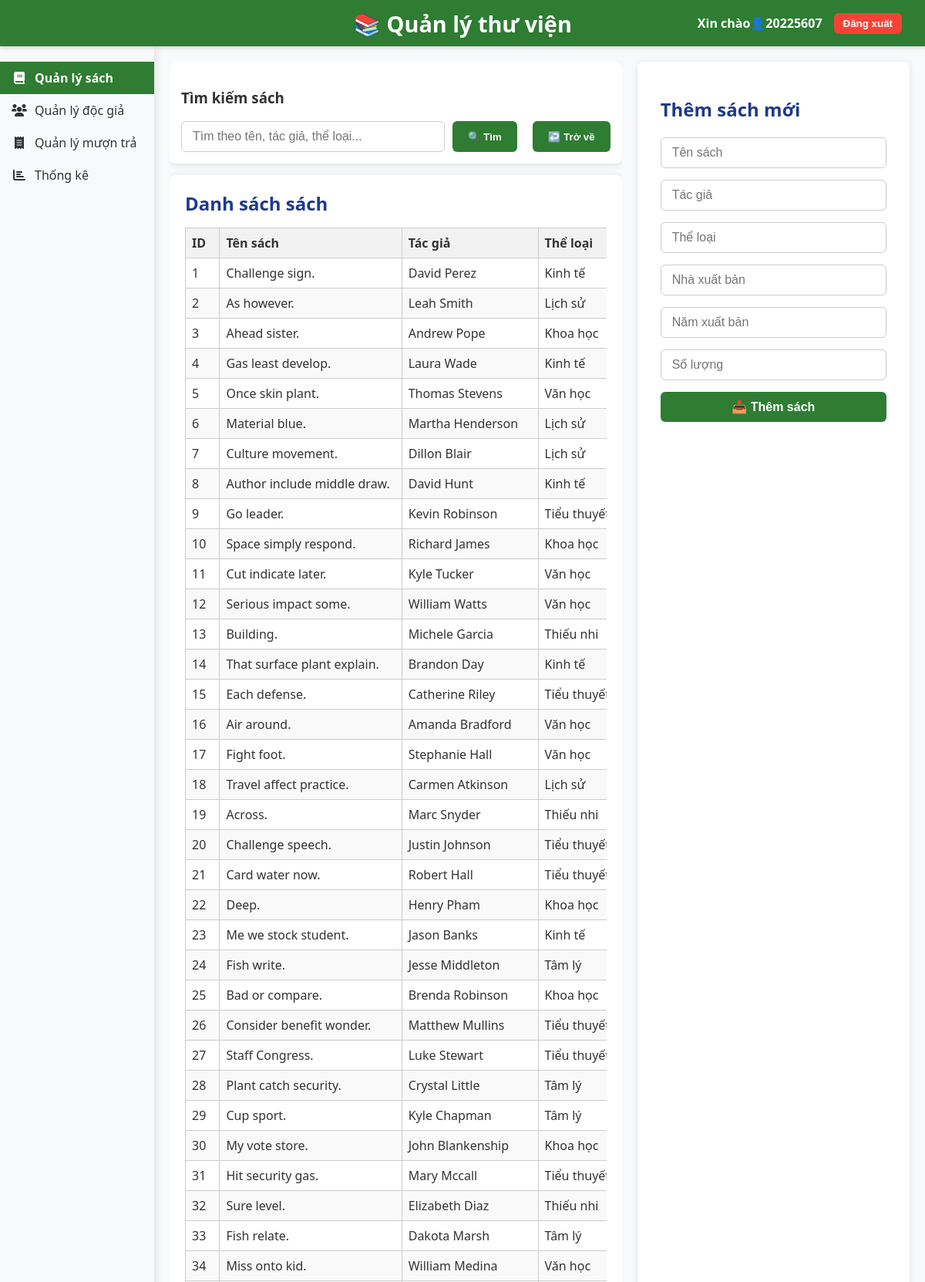
The page / (signed in, upper part) on the database its author committed.
### tables this page shows
CREATE TABLE books (
        id INTEGER PRIMARY KEY AUTOINCREMENT,
        title TEXT NOT NULL,
        author TEXT NOT NULL,
        category TEXT,
        publisher TEXT,
        year INTEGER,
        quantity INTEGER NOT NULL
    );

### app.py (the view)
@app.route('/')
@login_required
def index():
    conn = sqlite3.connect(DB_PATH)
    cursor = conn.cursor()
    cursor.execute('SELECT * FROM books')
    books = cursor.fetchall()
    conn.close()
    return render_template('index.html', books=books)

### app.py (called while the page is built)
def login_required(f):
    @wraps(f)
    def decorated_function(*args, **kwargs):
        if 'user_id' not in session:
            return redirect('/login')
        return f(*args, **kwargs)
    return decorated_function

### templates/index.html (shortened to what this page needs)
<!DOCTYPE html>
<html>
<head>
    <link rel="stylesheet" href="{{ url_for('static', filename='index.css') }}" />
    <link
        rel="stylesheet"
        href="https://cdnjs.cloudflare.com/ajax/libs/font-awesome/6.0.0/css/all.min.css"
    />
</head>
<body>
    <header>
        <div class="library-name">📚 Quản lý thư viện</div>
        <div class="user-info">
            <span> Xin chào👤{{ session.get('username') }}</span>
            <button onclick="location.href='/logout'">Đăng xuất</button>
        </div>
    </header>
    <div class="content-wrapper">
        <nav class="sidebar">
            <a href="/" class="sidebar-item active">
                <i class="fas fa-book"></i>
                <span>Quản lý sách</span>
            </a>
            <a href="/readers" class="sidebar-item">
                <i class="fas fa-users"></i>
                <span>Quản lý độc giả</span>
            </a>
            <a href="/borrows" class="sidebar-item">
                <i class="fas fa-receipt"></i>
                <span>Quản lý mượn trả</span>
            </a>
            <a href="/stats" class="sidebar-item">
                <i class="fas fa-chart-bar"></i>
                <span>Thống kê</span>
            </a>
        </nav>
        <main class="main-content">
            <div class="left-panel">
                <section class="search-panel">
                      <h3>Tìm kiếm sách</h3>
                    <form method="GET" action="/search" class="search-form">
                        <input
                            type="text"
                            name="q"
                            placeholder="Tìm theo tên, tác giả, thể loại..."
                        />
                        <button type="submit">🔍 Tìm</button>
                        <button onclick="location.href='/readers'" class="show-all-button">↩️ Trở về</button>
                    </form>
                </section>
                <section class="list-panel">
                    <h2>Danh sách sách</h2>
                    <table>
                        <thead>
                            <tr>
                                <th>ID</th>
                                <th>Tên sách</th>
                                <th>Tác giả</th>
                                <th>Thể loại</th>
                            </tr>
                        </thead>
                        <tbody>
                            {% for book in books %}
                            <tr>
                                <td>{{ book[0] }}</td>
                                <td>{{ book[1] }}</td>
                                <td>{{ book[2] }}</td>
                                <td>{{ book[3] }}</td>
                            </tr>
                            {% endfor %}
                        </tbody>
                    </table>
                </section>
            </div>
            <aside class="right-panel">
                <h2>Thêm sách mới</h2>
                <form method="POST" action="/add" class="add-book-form">
                    <input name="title" placeholder="Tên sách" required />
                    <input name="author" placeholder="Tác giả" required />
                    <input name="category" placeholder="Thể loại" />
                    <input name="publisher" placeholder="Nhà xuất bản" />
                    <input
                        name="year"
                        type="number"
                        placeholder="Năm xuất bản"
                    />
                    <input
                        name="quantity"
                        type="number"
                        placeholder="Số lượng"
                        required
                    />
                    <button type="submit">📥 Thêm sách</button>
                </form>
            </aside>
        </main>
    </div>
</body>
</html>

### static/index.css (style rules this page uses)
* { box-sizing: border-box; }
body { margin: 0; font-family: "Segoe UI", Tahoma, Geneva, Verdana, sans-serif; background-color: #f8f9fa; color: #333; display: flex; height: 100vh; overflow: hidden; flex-direction: column; }
header { position: fixed; top: 0; left: 0; right: 0; height: 60px; background-color: #2e7d32; color: white; display: flex; align-items: center; justify-content: flex-start; padding: 0 30px; box-shadow: 0 2px 6px rgba(0, 0, 0, 0.15); z-index: 2000; position: fixed; }
header .library-name { position: absolute; left: 50%; transform: translateX(-50%); font-size: 1.8rem; font-weight: 700; user-select: none; }
header .user-info { display: flex; align-items: center; gap: 15px; font-weight: 600; margin-left: auto; }
header .user-info span { user-select: none; }
header .user-info button { background-color: #f44336; border: none; color: white; padding: 6px 12px; border-radius: 6px; cursor: pointer; font-weight: 600; transition: background-color 0.3s; }
.content-wrapper { display: flex; flex: 1; margin-top: 60px; overflow: hidden; height: calc(100vh - 60px); }
nav.sidebar { width: 200px; background-color: #f8f9fa; padding-top: 20px; box-shadow: 2px 0 10px rgba(0, 0, 0, 0.1); height: 100%; display: flex; flex-direction: column; z-index: 1000; }
.sidebar-item { display: flex; align-items: center; padding: 10px 15px; color: #333; text-decoration: none; transition: background-color 0.2s ease; cursor: pointer; user-select: none; }
.sidebar-item i { margin-right: 10px; width: 20px; text-align: center; }
.sidebar-item span { font-size: 16px; }
.sidebar-item.active { background-color: #2e7d32; color: white; font-weight: bold; }
main.main-content { flex: 1; height: 100%; display: flex; padding: 20px; box-sizing: border-box; gap: 20px; overflow: hidden; }
.left-panel { flex: 2; display: flex; flex-direction: column; gap: 15px; overflow: auto; }
.search-panel { background-color: white; border-radius: 8px; box-shadow: 0 2px 8px rgb(0 0 0 / 0.1); padding: 15px; position: sticky; top: 0; z-index: 10; }
.search-form { display: flex; gap: 10px; }
.search-form input[type="text"] { flex: 1; padding: 10px 14px; border: 1px solid #ccc; border-radius: 6px; font-size: 16px; }
.search-form button { padding: 10px 20px; background-color: #2e7d32; border: none; color: white; border-radius: 6px; cursor: pointer; font-weight: 600; transition: background-color 0.3s; }
.list-panel { background-color: rgb(255, 255, 255); border-radius: 8px; box-shadow: 0 2px 8px rgb(0 0 0 / 0.1); padding: 20px; overflow-y: auto; }
.list-panel h2 { margin-top: 0; margin-bottom: 15px; color: #1e3a8a; font-weight: 700; }
.list-panel table { width: 100%; border-collapse: collapse; }
.list-panel th, .list-panel td { border: 1px solid #cccccc; padding: 10px 12px; text-align: left; }
.list-panel th { background-color: #f2f2f2; }
.right-panel { flex: 1; background-color: white; border-radius: 8px; padding: 25px 30px; box-shadow: 0 2px 8px rgb(0 0 0 / 0.1); overflow-y: auto; max-height: 100%; }
.right-panel h2 { margin-bottom: 20px; color: #1e3a8a; font-weight: 700; }
.right-panel input, .right-panel button { width: 100%; padding: 10px 14px; margin-bottom: 15px; border-radius: 6px; font-size: 16px; border: 1px solid #ccc; box-sizing: border-box; transition: border-color 0.3s; }
.right-panel button { background-color: #2e7d32; color: white; border: none; font-weight: 600; cursor: pointer; transition: background-color 0.3s; }
.show-all-button { padding: 10px 20px; background-color: #2e7d32; border: none; color: white; border-radius: 6px; cursor: pointer; font-weight: 600; transition: background-color 0.3s; margin-left: 10px; text-decoration: none; }
.list-panel table { width: 100%; border-collapse: collapse; overflow-x: auto; display: block; }
.list-panel th, .list-panel td { border: 1px solid #cccccc; padding: 8px; text-align: left; white-space: nowrap; }
.list-panel tr:nth-child(even) { background-color: #f9f9f9; }

### rows shown on the page
books: id "1", title "Challenge sign.", author "David Perez", category "Kinh tế"
books: id "2", title "As however.", author "Leah Smith", category "Lịch sử"
books: id "3", title "Ahead sister.", author "Andrew Pope", category "Khoa học"
books: id "4", title "Gas least develop.", author "Laura Wade", category "Kinh tế"
books: id "5", title "Once skin plant.", author "Thomas Stevens", category "Văn học"
books: id "6", title "Material blue.", author "Martha Henderson", category "Lịch sử"
books: id "7", title "Culture movement.", author "Dillon Blair", category "Lịch sử"
books: id "8", title "Author include middle draw.", author "David Hunt", category "Kinh tế"
books: id "9", title "Go leader.", author "Kevin Robinson", category "Tiểu…"
books: id "10", title "Space simply respond.", author "Richard James", category "Khoa học"
books: id "11", title "Cut indicate later.", author "Kyle Tucker", category "Văn học"
books: id "12", title "Serious impact some.", author "William Watts", category "Văn học"
books: id "13", title "Building.", author "Michele Garcia", category "Thiếu nhi"
books: id "14", title "That surface plant explain.", author "Brandon Day", category "Kinh tế"
books: id "15", title "Each defense.", author "Catherine Riley", category "Tiểu…"
books: id "16", title "Air around.", author "Amanda Bradford", category "Văn học"
books: id "17", title "Fight foot.", author "Stephanie Hall", category "Văn học"
books: id "18", title "Travel affect practice.", author "Carmen Atkinson", category "Lịch sử"
books: id "19", title "Across.", author "Marc Snyder", category "Thiếu nhi"
books: id "20", title "Challenge speech.", author "Justin Johnson", category "Tiểu…"
books: id "21", title "Card water now.", author "Robert Hall", category "Tiểu…"
books: id "22", title "Deep.", author "Henry Pham", category "Khoa học"
books: id "23", title "Me we stock student.", author "Jason Banks", category "Kinh tế"
books: id "24", title "Fish write.", author "Jesse Middleton", category "Tâm lý"
books: id "25", title "Bad or compare.", author "Brenda Robinson", category "Khoa học"
books: id "26", title "Consider benefit wonder.", author "Matthew Mullins", category "Tiểu…"
books: id "27", title "Staff Congress.", author "Luke Stewart", category "Tiểu…"
books: id "28", title "Plant catch security.", author "Crystal Little", category "Tâm lý"
books: id "29", title "Cup sport.", author "Kyle Chapman", category "Tâm lý"
books: id "30", title "My vote store.", author "John Blankenship", category "Khoa học"
books: id "31", title "Hit security gas.", author "Mary Mccall", category "Tiểu…"
books: id "32", title "Sure level.", author "Elizabeth Diaz", category "Thiếu nhi"
books: id "33", title "Fish relate.", author "Dakota Marsh", category "Tâm lý"
books: id "34", title "Miss onto kid.", author "William Medina", category "Văn học"

### other values the page prints
{{ session.get('username') }} "20225607"
